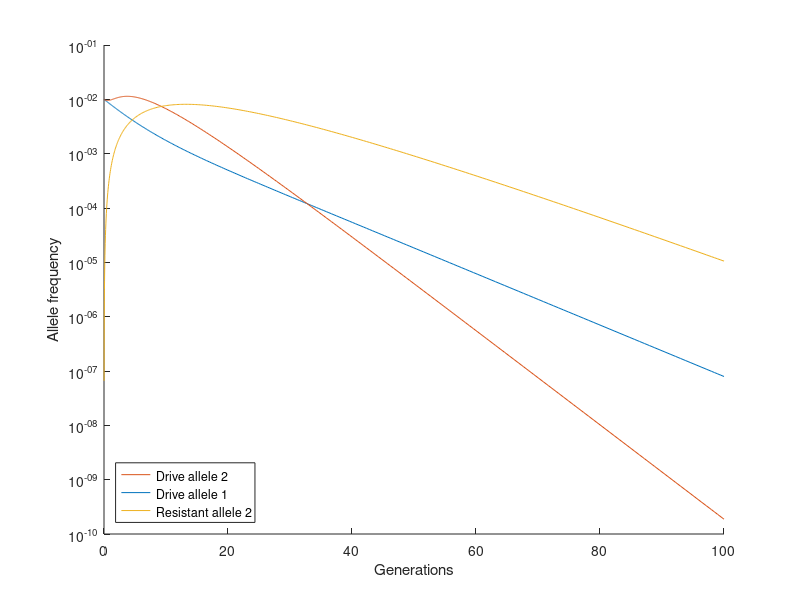

Source code (MATLAB):
function [T,D_allele_freqs,R_allele_freqs] = ...
    simulate_resistance(n,d0,h,c,d,s,t_max,cutoff_bool,cont_rel)

% Note that, throughout, we refer to alleles as 'W' = 0; 'D' = 1; 'R' = 2.
if nargin == 0
    
    % Default parameters
    n           = 2;        % number of elements
    d0          = 0.01;     % release frequency
    h           = 0.80;     % drive efficiency
    c           = 0.20;     % payload fitness cost (dominant)
    d           = 1E-2;     % upstream element fitness cost (dominant)
    s           = 0.10;     % payload-resistance cost (dominant)
    t_max       = 100;      % number of generations
    plot_bool   = 1;        % if 1, sim plotted; if 0, not plotted
    cutoff_bool = 0;        % if 1, sim stopped after any of three events:
                            %    (i) payload element begins declining
                            %   (ii) payload element exceeds 0.999
                            %  (iii) payload element drops below 1E-4
                            % if 0, simulation goes all the way to t_max
    cont_rel    = 0;        % frequency of drive to release in each gen.
                            % (if single release, set to zero)
else
    % If parameters specified, assume we don't want to plot the result here
    plot_bool = 0;
end

% If everything except continuous release specified, make it 0
% (assuming single release by default)
if nargin == 8 
    cont_rel = 0;
end

% Generate structures 
genotypes   = init_genotypes(n);
haplotypes  = init_haplotypes(n);
fit_arr     = init_fit_arr(genotypes,c,d,s,n);
mat         = init_prod_mat(n,h,haplotypes,genotypes);
[init_arr, cont_rel_arr] = gen_init_arr(n,d0,genotypes,cont_rel);
gen_order   = gen_genotype_order_arr(haplotypes);

% Create a struct to pass the parameters around
parms               = struct();
parms.genotypes     = genotypes;
parms.haplotypes    = haplotypes;
parms.gen_order     = gen_order;
parms.fit_arr       = fit_arr;
parms.mat           = mat;
parms.n             = n;
parms.cont_rel_arr  = cont_rel_arr;
parms.cont_rel_sum  = sum(cont_rel_arr);

% Run the simulation
if cutoff_bool
    options = odeset('RelTol',1E-10,'AbsTol',1E-10, 'Events', @(t,y) event(t,y,parms));
else
    options = odeset('RelTol',1E-8,'AbsTol',1E-8);
end
[T,Y] = ode45(@(t, y) update_function(t, y, parms), [0 t_max], init_arr, options);

% Convert the genotype frequencies to allele frequencies
[D_allele_freqs,R_allele_freqs] = convert_to_allele_frequencies(n, genotypes, Y);

if plot_bool
    plot_sims(T,D_allele_freqs,R_allele_freqs(:,2:end));
end

end

function [value,isterminal,direction] = event(t,Y,parms)

genotypes = parms.genotypes;
n = parms.n;
dY = update_function(t,Y,parms);

idxsHet = genotypes(:,n)==1 | genotypes(:,n)==4;
idxsHom = genotypes(:,n)==3;
NDriveFreqChange = (sum(dY(idxsHet)) + 2 * sum(dY(idxsHom))) / 2;
NDriveFreq = (sum(Y(idxsHet)) + 2 * sum(Y(idxsHom))) / 2;

value = [NDriveFreqChange, (1-1E-3)-NDriveFreq, (1E-4)-NDriveFreq];
isterminal = [1, 1, 1];
direction = [-1, -1, 1];

end

function [init_arr,cont_rel_arr] = gen_init_arr(n,d0,genotypes,cont_rel)

init_arr = zeros(6^n,1);
init_arr(1) = 1-d0;
all_drive_idx = sum(3*ones(6^n,n)==genotypes,2) == n;
init_arr(all_drive_idx) = d0;
cont_rel_arr = zeros(6^n,1);
cont_rel_arr(all_drive_idx) = cont_rel;

end

function [] = plot_sims(T,D,R)

n_D = size(D,2);
n_R = size(R,2);

close all;
figure;
hold on;
ax = gca;

pl_cell = [];
str_cell = {};
for i = 1:n_D
    pl_cell(end+1) = plot(ax,T,D(:,i),'-');
    str_cell{end+1} = ['Drive allele ' num2str(i)];
end
for i = 1:n_R
    pl_cell(end+1) = plot(ax,T,R(:,i),'-');
    str_cell{end+1} = ['Resistant allele ' num2str(i+1)];
end
ylabel('Allele frequency')
xlabel('Generations')
leg=legend(pl_cell([n_D:-1:1, end:-1:n_D+1]),str_cell{[n_D:-1:1, end:-1:n_D+1]});
set(leg,'location','southwest')
set(gca,'yscale','log')

end

function dy = update_function(~, y, parms)

% Load parameters
n               = parms.n;
fit_arr         = parms.fit_arr;
mat             = parms.mat;
gen_order       = parms.gen_order;
cont_rel_arr    = parms.cont_rel_arr;
cont_rel_sum    = parms.cont_rel_sum;

% Gamete production (g) values
g_arr = zeros(1,3^n);
for i = 1:6^n       % Go over all genotypes
    g_arr = g_arr + y(i) * fit_arr(i) * mat(i,:);
end
psi = sum(g_arr);

% Change in genotype frequencies
dy = zeros(size(y));
idx = 1;
for i = 1:3^n
    for j = i:3^n
        genotype_idx = gen_order(idx);
        if i == j
            dy(genotype_idx) = dy(genotype_idx) + g_arr(i) * g_arr(j);
        else
            dy(genotype_idx) = dy(genotype_idx) + 2 * g_arr(i) * g_arr(j);
        end
        idx = idx+1;
    end
end
dy = dy + cont_rel_arr;
dy = dy - (psi^2 + cont_rel_sum) * y;

end

function order_arr = gen_genotype_order_arr(haplotypes)

n = size(haplotypes,2);
order_arr = zeros(2*3^n);
idx = 1;
for i = 1:3^n
    for j = i:3^n
        genotype_idx = genot_idx(haplotypes(i,:), haplotypes(j,:));
        order_arr(idx) = genotype_idx;
        idx = idx + 1;
    end
end

end

function idx = genot_idx(hap1, hap2)

gt = combine_haplotypes(hap1, hap2);
idx = sum(gt .* 6.^((length(gt)-1):-1:0))+1;

end

function arr = init_fit_arr(genotypes,c,d,s,n)

F_vals = zeros(n,1);
F_vals(1:n-1) = 1-d;
F_vals(end) = 1-c;

K_vals = zeros(n,1);
K_vals(1:n-1) = 1;
K_vals(end) = 1-s;

arr = zeros(size(genotypes,1),1);
for g = 1:size(genotypes,1)
    gt = genotypes(g,:);
    [alpha,beta] = split_genotype(gt);
    fitness = 1;
    for i = 1:n
        ai = alpha(i);
        bi = beta(i);
        exp1 = kd(ai,1)+kd(bi,1)*(1-(ai==bi));
        exp2 = kd(ai,2)+kd(bi,2)*(1-(ai==bi));
        fitness = fitness * F_vals(i)^exp1 * K_vals(i)^exp2;
    end
    arr(g) = fitness;
end

end

function mat = init_prod_mat(n,h,haplotypes,genotypes)

mat = zeros(6^n,3^n);

for i = 1:6^n
    gt = genotypes(i,:);
    [alpha,beta] = split_genotype(gt);
    for j = 1:3^n
        b = haplotypes(j,:);
        prob = calc_prob(alpha,beta,b,h);
        mat(i,j) = prob;
    end
end

end

function out = calc_prob(alpha,beta,b,h)
% Calculates the genotype -> haplotype production probabilities, as
% described by Eq. (8) in the SI.

n = length(alpha);
out = 1;

% % Quickly check to see if there are any positions that would make the
% % probability zero. Specifically, if there are any WW, DD or RR positions
% % in the genotype, then only those alleles are allowed at that position.
% % We'll arrive at this conclusion via a probability of zero if we run the
% % rest of this function, but we'll save time if we just check right off the
% % bat, since most of the genotype/haplotype pairings yield p = 0.
% idxs = (alpha == beta);
% if sum(b(idxs) == alpha(idxs)) < sum(idxs)
%     out = 0;
%     return;
% end

for i = 1:n

    if i == 1
        outer_1 = 0;
        outer_2 = 1;
    else
        outer_1 = 1-g(alpha(i-1),beta(i-1),1,0);
        outer_2 =   g(alpha(i-1),beta(i-1),1,0);
    end
    
    ai = alpha(i);
    bi = beta(i);

    % Recall that 'W' = 0; 'D' = 1; 'R' = 2;
    g01 = g(ai,bi,0,1);
    g02 = g(ai,bi,0,2);
    g11 = g(ai,bi,1,1);
    g12 = g(ai,bi,1,2);
    g21 = g(ai,bi,2,1);
    g22 = g(ai,bi,2,2);
    
    
    first_sum = ...
                  kd(b(i),2) * g02        ...
        +         kd(b(i),2) * g21 * g01  ...
        +         kd(b(i),2) * g22        ...
        + 0.5*    kd(b(i),2) * g11 * g21  ...
        + (1-h)/2*kd(b(i),2) * g01 * g11  ...
        +         kd(b(i),1) * g12        ...
        + 0.5*    kd(b(i),1) * g11 * g21  ...
        + (1+h)/2*kd(b(i),1) * g11 * g01;
    
    second_sum = ...
              kd(b(i),0) * g02          ...
        + 0.5*kd(b(i),0) * g01 * g11    ...
        + 0.5*kd(b(i),0) * g01 * g21    ...
        +     kd(b(i),1) * g12          ...
        + 0.5*kd(b(i),1) * g11 * g01    ...
        + 0.5*kd(b(i),1) * g11 * g21    ...
        +     kd(b(i),2) * g22          ...
        + 0.5*kd(b(i),2) * g01 * g21    ...
        + 0.5*kd(b(i),2) * g11 * g21;
    
    sum_val = outer_1 * first_sum + outer_2 * second_sum;
    out = out * sum_val;
     
end

end

function out = g(a,b,c,k)
% Calculates the value of the gamma in the SI Eq. (8).

switch k
    case 0
        out = (1-(a==c))*(1-(b==c));
    case 1
        out = ((a==c)*(1-(b==c))+(b==c)*(1-(a==c)));
    case 2
        out = (a==c)*(b==c);
end

end

function out = kd(val1, val2)
% Kronecker delta syntax.

out = (val1 == val2);

end

function genotypes = init_genotypes(n)
% Produces an array holding all the genotypes.

temp = 0:6^n-1;
genotypes=dec2base(temp, 6)-'0';

end

function haplotypes = init_haplotypes(n)
% Produces an array holding all the haplotypes.

temp = 0:3^n-1;
haplotypes=dec2base(temp, 3)-'0';

end

function [alpha, beta] = split_genotype(genotype)
% Splits a genotype into its two constituent haplotypes.

n = size(genotype,2);
gt_arr = zeros(2,n);

for i = 1:n
    gt = genotype(i);
    hts = split_single_genotype(gt);
    gt_arr(:,i) = hts';
end

alpha = gt_arr(1,:);
beta = gt_arr(2,:);

end

function gt = combine_haplotypes(hap1, hap2)
% Combines two haplotypes to produce the corresponding genotype.

gt = zeros(size(hap1));
for i = 1:length(hap1)
    gt(i) = combine_single_haplotype_pair(hap1(i),hap2(i));
end

end

function gt = combine_single_haplotype_pair(h1, h2)

h1_temp = min([h1,h2]);
h2_temp = max([h1,h2]);
h1=h1_temp;
h2=h2_temp;
if h1 == 0
    if h2 == 0
        gt = 0;
    elseif h2 == 1
        gt = 1;
    elseif h2 == 2
        gt = 2;
    end
elseif h1 == 1
    if h2 == 1
        gt = 3;
    elseif h2 == 2
        gt = 4;
    end
elseif h1 == 2
    gt = 5;
end

end

function hts = split_single_genotype(gt)

% Define W = 0; D = 1; R = 2;
switch gt
    case 0
        hts = [0, 0];
    case 1
        hts = [0, 1];
    case 2
        hts = [0, 2];
    case 3
        hts = [1, 1];
    case 4
        hts = [1, 2];
    case 5
        hts = [2, 2];
end

end

function [out_D, out_R] = convert_to_allele_frequencies(n, genotypes, Y)

out_D = zeros(size(Y,1), n);
for i = 1:6^n
    for j = 1:n
        val = genotypes(i,j);
        if val == 1 || val == 4
            mult = 0.5;
        elseif val == 3
            mult = 1;
        else
            mult = 0;
        end
        if val > 0
            out_D(:,j) = out_D(:,j) + mult * Y(:,i); 
        end
    end
end

out_R = zeros(size(Y,1), n);
for i = 1:6^n
    for j = 1:n
        val = genotypes(i,j);
        if val == 2 || val == 4
            mult = 0.5;
        elseif val == 5
            mult = 1;
        else
            mult = 0;
        end
        if val > 0
            out_R(:,j) = out_R(:,j) + mult * Y(:,i); 
        end
    end
end

end